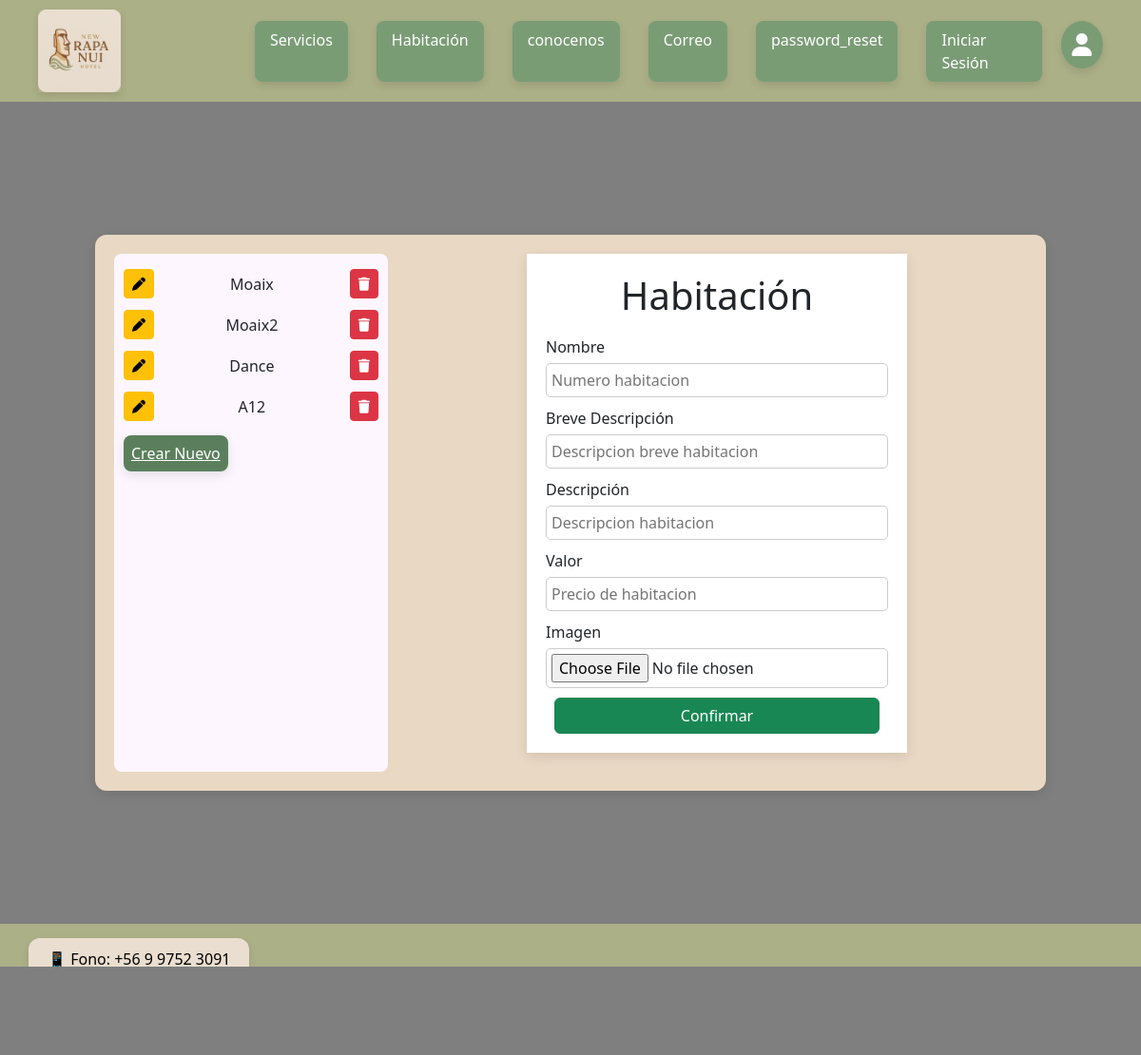
The page /listar_habitacion_emp/ on the database its author committed.
### app/models.py (models this page shows, shortened)
class Habitacion(models.Model):
    n_habitacion = models.CharField(max_length=10, primary_key=True)
    descripcion_breve = models.CharField(max_length=100,default='')
    descripcion = models.TextField(max_length=500)
    precio = models.IntegerField()
    imagen = models.ImageField(upload_to='habitaciones', null=True)

### app/views.py (the view, shortened to what this page needs)
# urls.py: path("listar_habitacion_emp/", listar_habitacion_emp, name="listar_habitacion_emp"),
def listar_habitacion_emp(request):
    data = {
        'form': habitacionform(),
        'Habitaciones': Habitacion.objects.all()
    }
    return render(request, "app/Empleados/habitacion-emp/habitacion-emp.html", data)

### app/forms.py
class habitacionform(forms.ModelForm):
    class Meta:
        model = Habitacion # Nombre modelo de Habitacion
        fields = '__all__'

### app/templates/app/Empleados/habitacion-emp/habitacion-emp.html (shortened to what this page needs)
{% extends 'app/base.html' %}
{% load static %}
{% block extra_css %}
  <link rel="stylesheet" href="{% static 'app/css/habitacion-emp.css' %}">
{% endblock %}
{% block content %}
<main class="habitacion-container">
  <div class="habitacion-box" style= "background-color: #e9d8c4";>
    <aside class="lista-habitacion" >
        <ul>
          {% for p in Habitaciones %}
          <li>
            <a  class="btn btn-info btn-sm btn-warning" href="{% url 'modificar_habitacion_emp' p.n_habitacion %}"><i class="fas fa-pen"></i></a>
              {{ p.n_habitacion }}
            <a class="btn btn-info btn-sm btn-danger" href="{% url 'eliminar_habitacion_emp' p.n_habitacion %}"><i class="fas fa-trash"></i></a>
          </li>
          {% endfor %}
        </ul>
        <a class="crear-btn  btn-success"  href="{% url 'listar_habitacion_emp' %}" >Crear Nuevo</a>
      </aside>
      <section class="formulario">
        <form method="POST" action="" enctype="multipart/form-data" >
            <h1>Habitación</h1>
          <label>Nombre</label>
            <input
              class="inputNomHab"
              type="text"
              name="{{ form.n_habitacion.name }}"
              id="numHabitacion"
              placeholder="Numero habitacion"
              value="{{ form.n_habitacion.value|default_if_none:'' }}">
          <label>Breve Descripción</label>
          <input
            class="inputDesHab"
            type="text"
            name="{{ form.descripcion_breve.name }}"
            id="descripcion_breve"
            value="{{ form.descripcion_breve.value|default_if_none:'' }}"
            placeholder="Descripcion breve habitacion" >
          <label>Descripción</label>
          <input
            class="inputDesHab"
            type="text"
            name="{{ form.descripcion.name }}"
            id="descripcion"
            value="{{ form.descripcion.value|default_if_none:'' }}"
            placeholder="Descripcion habitacion" >
          <label>Valor</label>
            <input
              class="inputValHab"
              type="number"
              name="{{ form.precio.name }}"
              id="precio"
              value="{{ form.precio.value|default_if_none:'' }}"
              placeholder="Precio de habitacion" >
          <label>Imagen</label>
            {{ form.imagen }}
              <div class="row">
                  <div  class="contenedorInputs">
                    <button type="submit" class="btn btn-success" style="width: 95%; margin-left: 2.5% ;margin-top: 10px;">Confirmar</button>
                  </div>
              </div>
            </form>
  </main>
 {% endblock %}

### app/static/app/css/base.css (style rules this page uses)
html, body { height: 100%; width: 100%; }
body { flex: 1; }
html, body { height: 100%; margin: 0; padding: 0; }
body { display: flex; flex-direction: column; min-height: 100vh; }
main { flex: 1; }

### app/static/app/css/habitacion-emp.css (style rules this page uses)
body { position: relative; background-image: url("../img/fondo.png"); background-size: cover; background-position: center; background-repeat: no-repeat; background-attachment: fixed; height: 100vh; }
body::before { content: ''; position: absolute; top: 0; left: 0; width: 100%; height: 100%; background: rgba(0, 0, 0, 0.5); z-index: -1; }
.habitacion-container { padding: 100px 60px; }
h1 { text-align: center; margin-bottom: 20px; }
.habitacion-box { background: #f5f0ea; border-radius: 12px; padding: 20px; display: flex; gap: 20px; max-width: 1000px; margin: 0 auto; box-shadow: 0 4px 12px rgba(0, 0, 0, 0.1); }
.lista-habitacion { width: 30%; background: #fdf6ff; border-radius: 8px; padding: 10px; }
.lista-habitacion ul { list-style: none; padding: 0; }
.lista-habitacion li { display: flex; justify-content: space-between; align-items: center; padding: 6px 0; border-radius: 12px; }
.crear-btn { margin-top: 20px; padding: 8px; background: #5b7f5c; color: white; border: none; border-radius: 8px; width: 100%; cursor: pointer; }
.formulario { flex-grow: 1; display: flex; flex-direction: column; }
.formulario form { width: 100%; display: flex; flex-direction: column; max-width: 400px; margin: 0 auto; padding: 20px; box-shadow: 0 4px 12px rgba(0, 0, 0, 0.1); background-color: white; }
.formulario label { margin-top: 10px; }
.formulario input { padding: 5px; margin-top: 5px; border-radius: 5px; border: 1px solid #ccc; }

### app/static/app/css/agenda.css (style rules this page uses)
body { background-image: url("../img/fondo.png"); background-size: cover; background-position: center; background-repeat: no-repeat; background-attachment: fixed; height: 100vh; margin: 0; font-family: Arial, sans-serif; }
body::before { content: ''; position: fixed; top: 0; left: 0; width: 100%; height: 100%; background: rgba(0, 0, 0, 0.5); z-index: -1; }
.formulario { flex-grow: 1; display: flex; flex-direction: column; }
.formulario form { width: 100%; max-width: 400px; margin: 0 auto; padding: 20px; background-color: white; box-shadow: 0 4px 12px rgba(0, 0, 0, 0.1); display: flex; flex-direction: column; }
.formulario label { margin-top: 10px; }
.formulario input { padding: 5px; margin-top: 5px; border-radius: 5px; border: 1px solid #ccc; }
.crear-btn { margin-top: 20px; padding: 8px; background: #5b7f5c; color: white; border: none; border-radius: 8px; width: 100%; cursor: pointer; box-shadow: 0 4px 12px rgba(0, 0, 0, 0.1); }

### rows shown on the page
Habitacion: n_habitacion "Moaix"
Habitacion: n_habitacion "Moaix2"
Habitacion: n_habitacion "Dance"
Habitacion: n_habitacion "A12"
